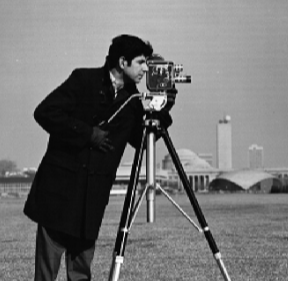
//> input picture Training/foto.png, 288 x 281 px
$ ./HoughRette foto.png   (built with g++ and OpenCV 4)
//> lines starting //> are read from the running program, lines starting //| are printed output that depends on the picture; after the words box and inside, x2 and y2 are one past the last pixel; in counts of white or black regions, pixels touching at a corner belong together
//> further down, src is the input picture: 281 rows x 288 cols, CV_8UC3; min 0, max 255, mean 116.1
#include <iostream>
#include <opencv2/opencv.hpp>
#include <vector>

using namespace cv;
using namespace std;

void convertPolar(double rho, double theta, Point& p1, Point& p2){

    int x0 = cvRound(rho * cos(theta));
    int y0 = cvRound(rho * sin(theta));

    int alpha = 1000;
    p1.x = cvRound(x0 + alpha*(-sin(theta)));
    p1.y = cvRound(y0 + alpha*(cos(theta)));

    p2.x = cvRound(x0 - alpha*(-sin(theta)));
    p2.y = cvRound(y0 - alpha*(cos(theta)));
}

void houghRette(const Mat& src, Mat& dst, int th = 150){
//> called with th = 150

    Mat blur, imgCanny;
    GaussianBlur(src, blur, Size(3,3), 0, 0);
    Canny(blur, imgCanny, 100, 200);
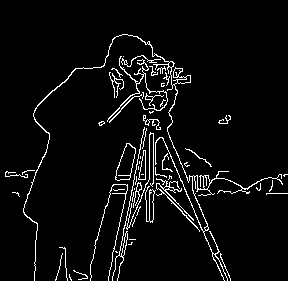
//> imgCanny: 281 rows x 288 cols, CV_8UC1; 4.9% white in thin lines or dots, all inside (x1, y1, x2, y2) = (5, 34, 288, 281)
    imshow("Canny", imgCanny);

    int maxDist = hypot(imgCanny.rows, imgCanny.cols);
//> maxDist = 402
    Mat votes = Mat::zeros(maxDist*2, 180, CV_8UC1);

    double rho, theta;
    double rad = CV_PI/180;

    for(int x = 0; x < imgCanny.rows; x++){
        for(int y = 0; y < imgCanny.cols; y++){
            if(imgCanny.at<uchar>(x,y) == 255){
                for(theta = 0; theta < 180; theta++){
                    rho = cvRound(x * sin((theta-90) * rad) + y * cos((theta-90) * rad)) + maxDist;
                    votes.at<uchar>(rho, theta)++;
                }
            }
        }
    }
//> this loop made 281 passes
//> rho on passes 1 to 3: 0, 0, 0
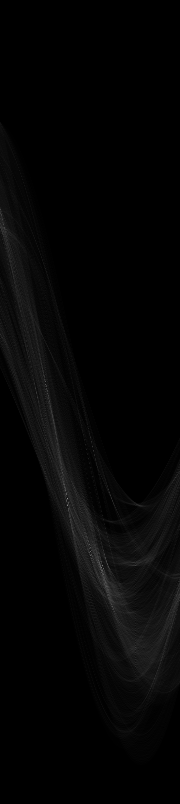
//> votes: 804 rows x 180 cols, CV_8UC1; min 0, max 146, mean 4.9
//> after the loop, rho = 686

    Point p1, p2;
    vector<pair<Point, Point>> lines;

    for(int r = 0; r < votes.rows; r++){
        for(int t = 0; t < 180; t++){
            if(votes.at<uchar>(r,t) > th){
                rho = r - maxDist;
                theta = (t-90)*rad;
                convertPolar(rho, theta, p1, p2);
                lines.push_back(make_pair(p1, p2));
            }
        }
    }
//> after the loop, rho = 686; theta = 180; lines = 0 items

    src.copyTo(dst);

    for(int i = 0; i < lines.size(); i++){
        pair<Point, Point> coordinates = lines.at(i);
        line(dst, coordinates.first, coordinates.second, Scalar(255, 0, 0), 1, LINE_AA);
    }
//> this loop made 0 passes
}

int main(int argc, char** argv){

    Mat src = imread(argv[1], IMREAD_COLOR);
    Mat dst;

    if( src.empty() )
        return -1;

    imshow("Original Img", src);

    houghRette(src, dst);
    imshow("Hough", dst);
    waitKey(0);


    return 0;
}
